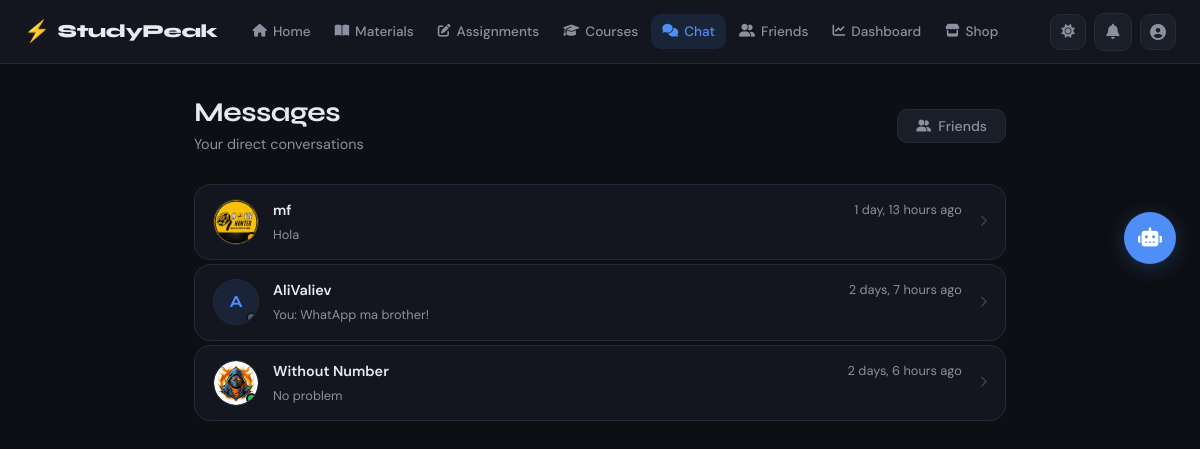
The page /chat/conversations/ (signed in) on the database its author committed.
### accounts/models.py (models this page shows, shortened)
class UserModel(AbstractUser):
    STUDENT = 'student'
    TEACHER = 'teacher'
    ADMIN = 'admin'
    ROLE_CHOICES = [
        (STUDENT, 'Student'),
        (TEACHER, 'Teacher'),
        (ADMIN, 'Admin'),
    ]
    email = models.EmailField(unique=True)
    role = models.CharField(max_length=10, choices=ROLE_CHOICES, default=STUDENT)
    is_verified = models.BooleanField(default=False)
    otp_code = models.CharField(max_length=6, null=True, blank=True)
    otp_created_at = models.DateTimeField(null=True, blank=True)
    reset_token = models.CharField(max_length=100, null=True, blank=True)
    deleted_at = models.DateTimeField(null=True, blank=True)
    REQUIRED_FIELDS = ['email', 'role']

class Profile(models.Model):
    ACTIVE = 'active'
    BUSY = 'busy'
    AWAY = 'away'
    OFFLINE = 'offline'
    STATUS_CHOICES = [
        (ACTIVE, 'Active'),
        (BUSY, 'Busy'),
        (AWAY, 'Away'),
        (OFFLINE, 'Offline'),
    ]
    user = models.OneToOneField(UserModel, on_delete=models.CASCADE, related_name='profile')
    avatar = models.ImageField(upload_to='avatars/', null=True, blank=True)
    bio = models.TextField(null=True, blank=True)
    status = models.CharField(max_length=10, choices=STATUS_CHOICES, default=OFFLINE)
    phone = models.CharField(max_length=20, null=True, blank=True)
    coins = models.PositiveIntegerField(default=0)
    post_text = models.TextField(null=True, blank=True)
    created_at = models.DateTimeField(auto_now_add=True)
    updated_at = models.DateTimeField(auto_now=True)

### chat/models.py (models this page shows, shortened)
class Message(models.Model):
    conversation = models.ForeignKey(Conversation, on_delete=models.CASCADE, null=True, blank=True, related_name='messages')
    group = models.ForeignKey(Group, on_delete=models.CASCADE, null=True, blank=True, related_name='messages')
    sender = models.ForeignKey(UserModel, on_delete=models.CASCADE, related_name='messages')
    content = models.TextField()
    is_pinned = models.BooleanField(default=False)
    is_deleted = models.BooleanField(default=False)
    deleted_at = models.DateTimeField(null=True, blank=True)
    created_at = models.DateTimeField(auto_now_add=True)

### chat/views.py (the view)
# urls.py: path('conversations/', ConversationListView.as_view(), name='conversation_list'),
class ConversationListView(SessionLoginRequiredMixin, View):
    def get(self, request):
        user = get_current_user(request)
        conversations = user.conversations.all().order_by('-created_at')
        return render(request, 'chat/conversation_list.html', {
            'conversations': conversations,
        })

### accounts/permissions.py (called while the page is built)
def get_current_user(request):
    user_id = request.session.get('user_id')
    if not user_id:
        return None
    return UserModel.objects.filter(id=user_id).first()

    def dispatch(self, request, *args, **kwargs):
        if not request.session.get('user_id'):
            messages.error(request, 'Please login first!')
            return redirect('login')
        return super().dispatch(request, *args, **kwargs)

### templates/chat/conversation_list.html (shortened to what this page needs)
{% extends 'base.html' %}
{% load static %}
{% block nav_chat %}active{% endblock %}
{% block extra_css %}
<link rel="stylesheet" href="{% static 'css/chat.css' %}">
{% endblock %}
{% block content %}
<div class="container-md">
    <div class="page-header">
        <div>
            <h1 class="page-title">Messages</h1>
            <p class="page-subtitle">Your direct conversations</p>
        </div>
        <a href="{% url 'friend_list' %}" class="btn btn-secondary">
            <i class="fa-solid fa-user-group"></i> Friends
        </a>
    </div>
    {% if conversations %}
    <div class="conversation-list">
        {% for conv in conversations %}
        {% for participant in conv.participants.all %}
        {% if participant != user %}
        <a href="{% url 'conversation_detail' conv.id %}" class="conversation-item card">
            <div class="conv-avatar">
                {% if participant.profile.avatar %}
                    <img src="{{ participant.profile.avatar.url }}" alt="{{ participant.username }}">
                {% else %}
                    <span>{{ participant.username|first|upper }}</span>
                {% endif %}
                <span class="conv-status-dot conv-status-{{ participant.profile.status|default:'offline' }}"></span>
            </div>
            <div class="conv-info">
                <div class="conv-top">
                    <span class="conv-name">{{ participant.username }}</span>
                    {% with last=conv.messages.last %}
                    {% if last %}
                    <span class="conv-time text-sm text-muted">{{ last.created_at|timesince }} ago</span>
                    {% endif %}
                    {% endwith %}
                </div>
                <div class="conv-bottom">
                    {% with last=conv.messages.last %}
                    {% if last and not last.is_deleted %}
                    <p class="conv-preview text-muted text-sm">
                        {% if last.sender == user %}You: {% endif %}
                        {{ last.content|truncatechars:50 }}
                    </p>
                    {% else %}
                    <p class="conv-preview text-muted text-sm">No messages yet</p>
                    {% endif %}
                    {% endwith %}
                </div>
            </div>
            <i class="fa-solid fa-chevron-right conv-arrow text-muted"></i>
        </a>
        {% endif %}
        {% endfor %}
        {% endfor %}
    </div>
    {% endif %}
</div>
{% endblock %}

### static/css/main.css (style rules this page uses)
:root { --bg: #0d0f14; --bg-2: #13161e; --bg-3: #1a1e28; --bg-4: #212636; --border: #252a38; --border-2: #2e3446; --text: #e8eaf0; --text-2: #8b90a0; --text-3: #555b6e; --accent: #4f8ef7; --accent-hover: #3a7be8; --accent-soft: rgba(79, 142, 247, 0.12); --accent-glow: rgba(79, 142, 247, 0.25); --success: #34d399; --success-soft: rgba(52, 211, 153, 0.12); --danger: #f87171; --danger-soft: rgba(248, 113, 113, 0.12); --warning: #fbbf24; --warning-soft: rgba(251, 191, 36, 0.12); --radius: 10px; --radius-lg: 16px; --radius-xl: 20px; --shadow: 0 4px 24px rgba(0,0,0,0.4); --shadow-sm: 0 2px 8px rgba(0,0,0,0.3); --nav-h: 64px; --font-display: 'Syne', sans-serif; --font-body: 'DM Sans', sans-serif; --transition: 0.2s ease; }
*, *::before, *::after { margin: 0; padding: 0; box-sizing: border-box; }
html { scroll-behavior: smooth; }
body { font-family: var(--font-body); background: var(--bg); color: var(--text); min-height: 100vh; line-height: 1.6; transition: background var(--transition), color var(--transition); -webkit-font-smoothing: antialiased; -moz-osx-font-smoothing: grayscale; }
a { color: inherit; text-decoration: none; }
img { max-width: 100%; height: auto; display: block; }
.container-md { max-width: 860px; margin: 0 auto; padding: 32px 24px; }
.page-header { display: flex; align-items: center; justify-content: space-between; margin-bottom: 28px; gap: 16px; flex-wrap: wrap; }
.page-title { font-family: var(--font-display); font-size: 1.7rem; font-weight: 700; color: var(--text); letter-spacing: -0.02em; line-height: 1.2; }
.page-subtitle { font-size: 0.9rem; color: var(--text-2); margin-top: 4px; display: flex; align-items: center; gap: 6px; flex-wrap: wrap; }
.card { background: var(--bg-2); border: 1px solid var(--border); border-radius: var(--radius-lg); padding: 24px; transition: border-color var(--transition); }
.btn { display: inline-flex; align-items: center; gap: 7px; padding: 9px 18px; border-radius: var(--radius); font-family: var(--font-body); font-size: 0.875rem; font-weight: 500; cursor: pointer; border: 1px solid transparent; transition: all var(--transition); white-space: nowrap; line-height: 1; text-decoration: none; user-select: none; }
.btn i { font-size: 0.85em; }
.btn-secondary { background: var(--bg-3); color: var(--text-2); border-color: var(--border); }
.text-sm { font-size: 0.8rem !important; }
.text-muted { color: var(--text-2) !important; }

### static/css/chat.css (style rules this page uses)
.conv-avatar { width: 46px; height: 46px; border-radius: 50%; background: var(--accent-soft); border: 1px solid var(--border); flex-shrink: 0; display: flex; align-items: center; justify-content: center; font-family: var(--font-display); font-weight: 700; font-size: 1.05rem; color: var(--accent); overflow: hidden; position: relative; }
.conv-avatar img { width: 100%; height: 100%; object-fit: cover; border-radius: 50%; }
.conv-status-dot { position: absolute; bottom: 1px; right: 1px; width: 11px; height: 11px; border-radius: 50%; border: 2px solid var(--bg-2); }
.conv-status-active, .conv-status-online { background: #22c55e; }
.conv-status-away { background: #f59e0b; }
.conv-status-offline { background: var(--text-3); }
.conversation-list { display: flex; flex-direction: column; gap: 4px; }
a.conversation-item, .conversation-item { display: flex; align-items: center; gap: 14px; padding: 14px 18px; text-decoration: none; border-radius: var(--radius-lg); border: 1px solid var(--border); background: var(--bg-2); transition: border-color var(--transition), background var(--transition); cursor: pointer; }
.conv-info { flex: 1; min-width: 0; }
.conv-top { display: flex; align-items: center; justify-content: space-between; margin-bottom: 3px; gap: 8px; }
.conv-name { font-size: 0.9rem; font-weight: 600; color: var(--text); white-space: nowrap; overflow: hidden; text-overflow: ellipsis; }
.conv-time { font-size: 0.72rem; color: var(--text-3); flex-shrink: 0; }
.conv-bottom { display: flex; align-items: center; }
.conv-preview { font-size: 0.8rem; color: var(--text-2); white-space: nowrap; overflow: hidden; text-overflow: ellipsis; margin: 0; }
.conv-arrow { font-size: 0.72rem; opacity: 0.35; flex-shrink: 0; margin-left: 4px; }

### rows shown on the page
UserModel: profile.avatar (picture), username "mf"
Message: created_at "1 day, 13 hours", content "Hola"
UserModel: username|first "A", username "AliValiev", shows "You:"
Message: created_at "2 days, 7 hours", content "WhatApp ma brother!"
UserModel: profile.avatar (picture), username "Without Number"
Message: created_at "2 days, 6 hours", content "No problem"
